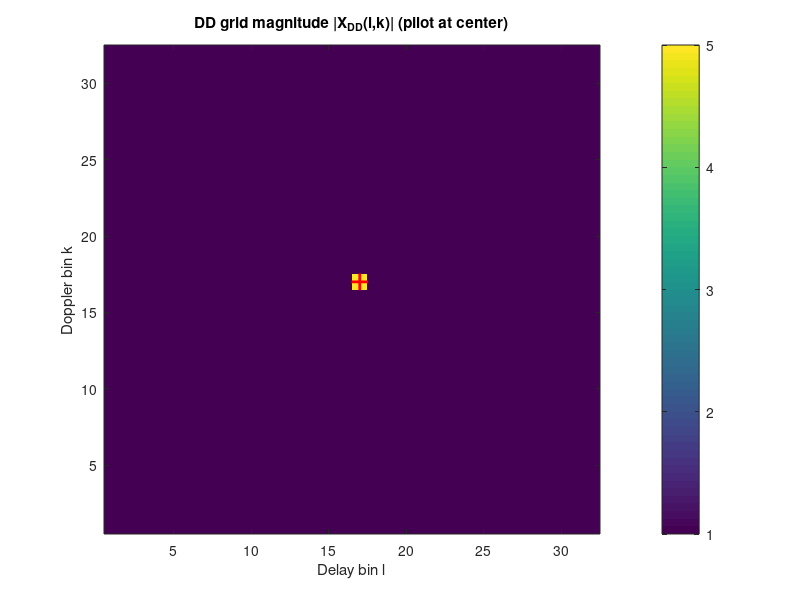
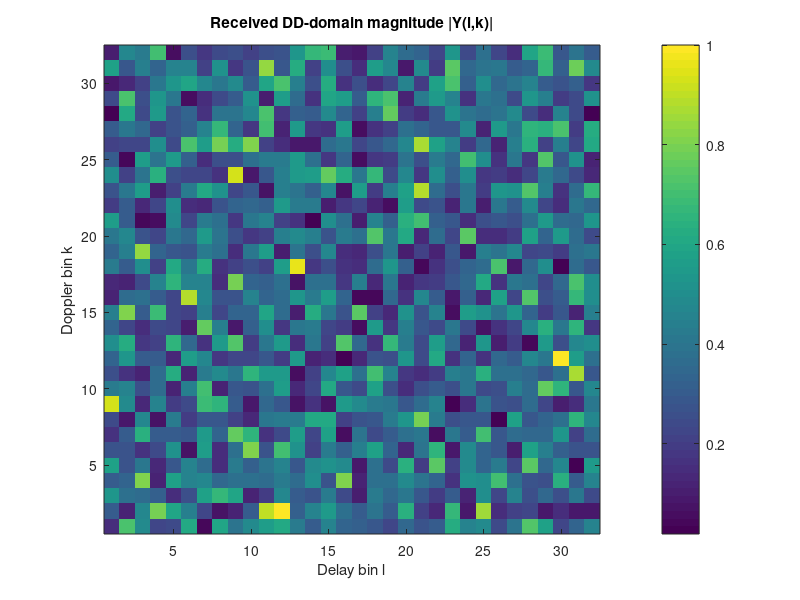
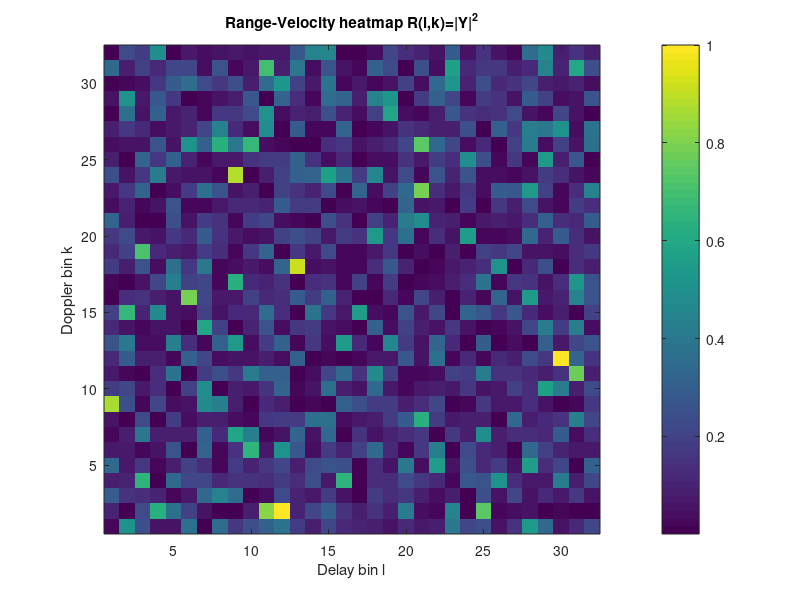
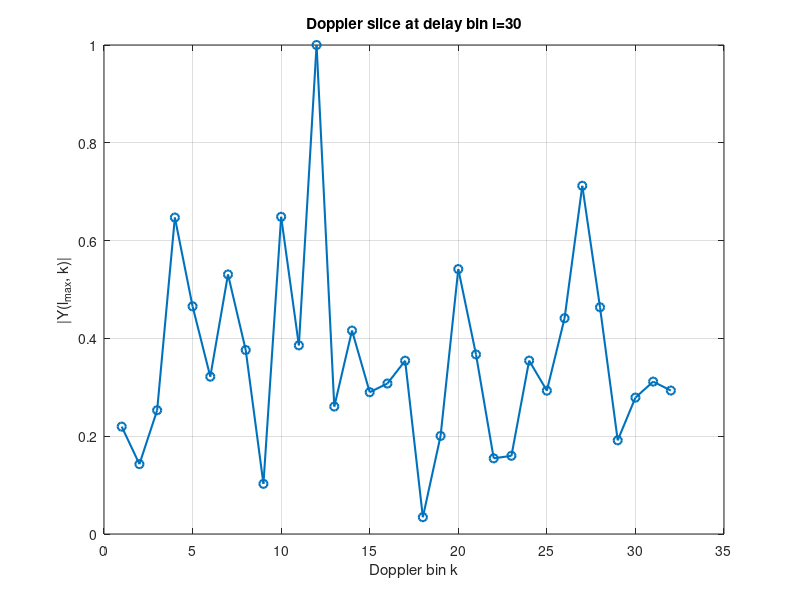

Reproduce these figures in MATLAB, in order.
% Sem_Update_fixed.m
% Corrected single-file MATLAB script for Semester-1 OTFS plots and BER baseline.
% Fixes:
%  - Replaced interp1('sinc') call with FIR sinc fractional-delay filter (portable)
%  - Replaced implicit expansion with bsxfun for constellation distance (portable)
%  - Made de2bi usage robust by explicit orientations
%  - Minor robustness fixes for indexing and shapes
% Save as Sem_Update_fixed.m and run in MATLAB.

clear; close all; clc;

%% ----------------- Parameters (edit for your setup) --------------------
M = 32;                
N = 32;                
lp = floor(M/2)+1;     
kp = floor(N/2)+1;     
lTau = 2;              
kNu  = 2;              
QAMOrder = 4;          
numBits = 1e4;         
fc = 4e9;              
c = 3e8;               
v_ped = 1.0;           
lambda = c/fc;         
nu_Hz = 2*v_ped/lambda;

fractional_doppler = 0.05;  
fractional_delay   = 0.3;  

SNR_dB_for_heatmap = 30;     

CP_len = 8;                  

%% ----------------- Build DD grid with Pilot + Guard + Random Data -------------
Xdd = zeros(M, N);    

Xp = 5+0j; 
Xdd(lp, kp) = Xp;

rng(0); 
symset = pskmod(0:QAMOrder-1, QAMOrder, pi/QAMOrder); 

for r = 1:M
    for c = 1:N
        if (r==lp && c==kp), continue; end
        Xdd(r,c) = symset(randi(length(symset)));
    end
end

figure('Name','1. DD grid (pilot+guard+data)','NumberTitle','off');
imagesc(1:M,1:N,abs(Xdd).'); axis xy; axis tight;
xlabel('Delay bin l'); ylabel('Doppler bin k');
title('DD grid magnitude |X_{DD}(l,k)| (pilot at center)');
colorbar;
hold on;
plot(lp, kp, 'r+', 'MarkerSize',12, 'LineWidth',2);

%% ----------------- Simplified OTFS helpers (TF/DD transforms) ------------
ISFFT = @(Xdd) ifft(Xdd, [], 2);  
SFFT  = @(Xtf) fft(Xtf, [], 2);   

ofdm_mod = @(Xtf) ifft(Xtf, [], 1);    
ofdm_demod = @(td_blocks) fft(td_blocks, [], 1); 

make_tx_signal = @(td_blocks) reshape([td_blocks(end-CP_len+1:end, :); td_blocks], [], 1);

extract_td_blocks = @(rx_vec, Mloc, Nloc) reshape(rx_vec, Mloc+CP_len, Nloc);
strip_cp = @(blocks) blocks(CP_len+1:end, :);

%% ----------------- Transmit through simple fractional-delay & Doppler channel ----------
Xtf = ISFFT(Xdd);
td_blocks = ofdm_mod(Xtf);
tx_signal_vec = make_tx_signal(td_blocks);

l_int = 3;                   
frac = fractional_delay;     
k_int = 4;                   
frac_dop = fractional_doppler;

total_samples = length(tx_signal_vec);
t_idx = (0:total_samples-1).';

doppler_phase = exp(1j*2*pi*frac_dop * (t_idx/total_samples) * k_int * N);

int_delay_samples = l_int;
tx_delayed = [zeros(int_delay_samples,1); tx_signal_vec(1:end-int_delay_samples)];

L = 8; 
n = -L:L;
h = sinc(n - frac);
h = h ./ sum(h);
tx_frac_delay = conv(tx_delayed, h, 'same');

rx_signal_clean = tx_frac_delay .* doppler_phase;

sigma = 10^(-SNR_dB_for_heatmap/20);
rx_signal = rx_signal_clean + sigma*(randn(size(rx_signal_clean)) + 1j*randn(size(rx_signal_clean)))/sqrt(2);

%% ----------------- Receiver: OFDM demod -> SFFT -> DD domain -------------
rx_blocks = extract_td_blocks(rx_signal, M, N);
rx_nocp = strip_cp(rx_blocks);

RX_tf = ofdm_demod(rx_nocp);
Ydd = SFFT(RX_tf);
Ydd = Ydd / max(abs(Ydd(:)));

figure('Name','2. DD-domain received magnitude |Y(l,k)|','NumberTitle','off');
imagesc(1:M, 1:N, abs(Ydd).'); axis xy; axis tight;
xlabel('Delay bin l'); ylabel('Doppler bin k');
title('Received DD-domain magnitude |Y(l,k)|');
colorbar;

figure('Name','3. Range-Velocity heatmap |Y|^2','NumberTitle','off');
imagesc(1:M,1:N, abs(Ydd).'.^2 ); axis xy; axis tight;
xlabel('Delay bin l'); ylabel('Doppler bin k');
title('Range-Velocity heatmap R(l,k)=|Y|^2');
colorbar;

[~, idx_lin] = max(abs(Ydd(:)));
[delay_idx, dop_idx] = ind2sub(size(Ydd), idx_lin);
fprintf('Strongest bin at delay=%d, doppler=%d\n', delay_idx, dop_idx);

figure('Name','4. Doppler slice','NumberTitle','off');
plot(1:N, abs(Ydd(delay_idx, :)), '-o','LineWidth',1.5);
xlabel('Doppler bin k'); ylabel('|Y(l_{max}, k)|');
title(sprintf('Doppler slice at delay bin l=%d', delay_idx));
grid on;

%% ----------------- BER vs SNR baseline (AWGN) -------------------------
SNRdB_list = 0:2:20;
BER = zeros(size(SNRdB_list));
numFramesBER = 60;

sym_map = pskmod(0:QAMOrder-1, QAMOrder, pi/QAMOrder); 
numSym = M * N;

for si = 1:length(SNRdB_list)
    snrdB = SNRdB_list(si);
    totalErr = 0; totalBits = 0;
    for f = 1:numFramesBER

        txIdx = randi([0 QAMOrder-1], numSym,1);
        txSymbols = sym_map(txIdx+1);            
        txSymbols = reshape(txSymbols, M, N);

        Xtf_tx = ISFFT(txSymbols);
        td_blocks_tx = ofdm_mod(Xtf_tx);
        tx_vec = make_tx_signal(td_blocks_tx);

        noise_sigma = 10^(-snrdB/20);
        rx_vec_awgn = tx_vec + noise_sigma*(randn(size(tx_vec))+1j*randn(size(tx_vec)))/sqrt(2);

        rx_blocks_tmp = extract_td_blocks(rx_vec_awgn, M, N);
        rx_nocp_tmp = strip_cp(rx_blocks_tmp);
        RX_tf_tmp = ofdm_demod(rx_nocp_tmp);
        Ydd_rx = SFFT(RX_tf_tmp);

        rxSymbols_vec = reshape(Ydd_rx, [], 1);

        D = bsxfun(@minus, rxSymbols_vec, sym_map);
        dists = abs(D).^2;
        [~, idxHat] = min(dists, [], 2);
        idxHat = idxHat - 1;

        txBits = de2bi(txIdx(:), log2(QAMOrder), 'left-msb');
        rxBits = de2bi(idxHat(:), log2(QAMOrder), 'left-msb');
        bitErrs = sum(sum(txBits ~= rxBits));

        totalErr = totalErr + bitErrs;
        totalBits = totalBits + numSym * log2(QAMOrder);
    end
    BER(si) = totalErr / totalBits;
end

figure('Name','5. BER vs SNR (AWGN baseline)','NumberTitle','off');
semilogy(SNRdB_list, BER, '-s','LineWidth',1.6);
grid on;
xlabel('SNR (dB)'); ylabel('BER');
title('OTFS baseline BER vs SNR (AWGN)');
